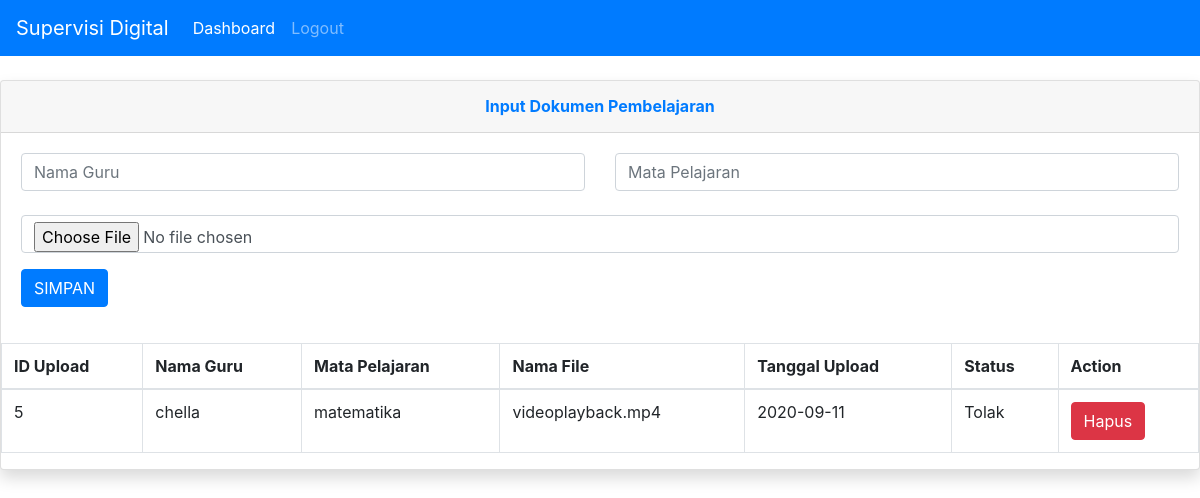
Page /input-dokumen.php on the committed database.
### tables this page shows
CREATE TABLE `tb_upload` (
  `id_upload` int(3) NOT NULL,
  `nama_guru` varchar(150) DEFAULT NULL,
  `mata_pelajaran` varchar(150) DEFAULT NULL,
  `nama_file` varchar(150) DEFAULT NULL,
  `tgl_upload` date DEFAULT NULL,
  `status` varchar(100) DEFAULT NULL
);

### input-dokumen.php (the view, shortened to what this page needs)
<?php
include "assets/config/koneksi.php";
?>
<html>
    <head>
        <link rel="stylesheet" href="https://stackpath.bootstrapcdn.com/bootstrap/4.5.2/css/bootstrap.min.css">
    </head>
    <body>
        <nav class="navbar navbar-expand-lg navbar-dark bg-primary">
        <a class="navbar-brand" href="#">Supervisi Digital</a>
        <div class="collapse navbar-collapse" id="navbarSupportedContent">
            <ul class="navbar-nav mr-auto">
            <li class="nav-item active">
                <a class="nav-link" href="guru.php">Dashboard<span class="sr-only">(current)</span></a>
            </li>
            <li class="nav-item">
                <a class="nav-link" href="logout.php">Logout</a>
            </li>
            </ul>
        </div>
        </nav>
        <br>
          <div class="card shadow mb-4">
              <div class="card-header py-3">
                <h6 class="m-0 font-weight-bold text-primary"><center>Input Dokumen Pembelajaran</center></h6>
              </div>
              <div class="card-body">
              <form enctype="multipart/form-data" method="POST" action="hasil_upload.php">
              <div class="form-group">
                  <div class="row">
                      <div class="col">
                      <input type="text" name="nama_guru" class="form-control" placeholder="Nama Guru">
                      </div>
                      <div class="col">
                      <input type="text" name="mata_pelajaran" class="form-control" placeholder="Mata Pelajaran">
                      </div>
                  </div>
                  <br>
                  <div class="row">
                      <div class="col">
                          <input type="file" class="form-control" name="fupload" placeholder="dokumen">
                      </div>
                  </div>
              </div>
              <button type="submit" name="simpan" class="btn btn-primary">SIMPAN</button>
              </form>
          </div>
        <div class="table-responsive">
                <table class="table table-bordered" id="dataTable" width="100%" cellspacing="0">
                  <thead>
                    <tr>
                      <th>ID Upload</th>
                      <th>Nama Guru</th>
                      <th>Mata Pelajaran</th>
                      <th>Nama File</th>
                      <th>Tanggal Upload</th>
                      <th>Status</th>
                      <th>Action</th>
                    </tr>
                  </thead>
                  <tbody>
                      <?php
                        $sql = mysqli_query($koneksi, "SELECT * FROM tb_upload");
                        while($r=mysqli_fetch_array($sql)){
                        ?>
                        <tr>
                            <td><?php echo $r['id_upload'] ?></td>
                            <td><?php echo $r['nama_guru'] ?></td>
                            <td><?php echo $r['mata_pelajaran'] ?></td>
                            <td><?php echo $r['nama_file'] ?></td>
                            <td><?php echo $r['tgl_upload'] ?></td>
                            <td><?php echo $r['status'] ?></td>
                            <td><a class="btn btn-danger" href="?menu=guru&hapus&id=<?php echo $r['id_upload'] ?>">Hapus</a></td>
                        </tr>
                        <?php } ?>
                  </tbody>
                </table>
              </div>
    </body>
</html>

### rows in the picture
tb_upload: id_upload "5", nama_guru "chella", mata_pelajaran "matematika", nama_file "videoplayback.mp4", tgl_upload "2020-09-11", status "Tolak"
